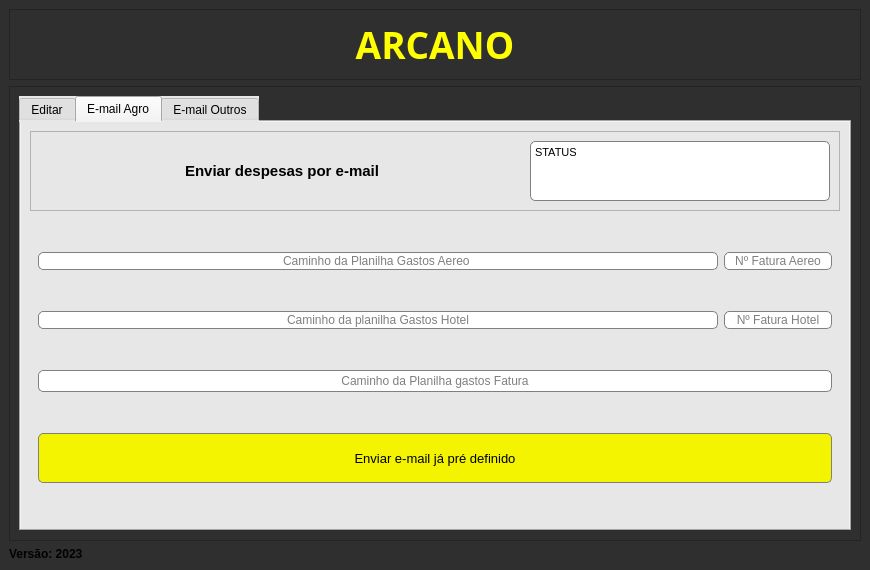
<?xml version="1.0" encoding="UTF-8"?>
<ui version="4.0">
 <class>MainWindow</class>
 <widget class="QMainWindow" name="MainWindow">
  <property name="geometry">
   <rect>
    <x>0</x>
    <y>0</y>
    <width>870</width>
    <height>570</height>
   </rect>
  </property>
  <property name="windowTitle">
   <string>Cyber Sistem</string>
  </property>
  <property name="windowIcon">
   <iconset resource="icon.qrc">
    <normaloff>:/icons/icon/launching.png</normaloff>:/icons/icon/launching.png</iconset>
  </property>
  <property name="styleSheet">
   <string notr="true">background-color: rgb(47, 47, 47);</string>
  </property>
  <widget class="QWidget" name="centralwidget">
   <layout class="QVBoxLayout" name="verticalLayout_7">
    <item>
     <widget class="QFrame" name="frame">
      <property name="minimumSize">
       <size>
        <width>0</width>
        <height>0</height>
       </size>
      </property>
      <property name="maximumSize">
       <size>
        <width>16777215</width>
        <height>80</height>
       </size>
      </property>
      <property name="font">
       <font>
        <pointsize>7</pointsize>
       </font>
      </property>
      <property name="frameShape">
       <enum>QFrame::StyledPanel</enum>
      </property>
      <property name="frameShadow">
       <enum>QFrame::Raised</enum>
      </property>
      <layout class="QGridLayout" name="gridLayout_2">
       <item row="0" column="0">
        <widget class="QLabel" name="label_2">
         <property name="maximumSize">
          <size>
           <width>50</width>
           <height>200</height>
          </size>
         </property>
         <property name="text">
          <string>&lt;html&gt;&lt;head/&gt;&lt;body&gt;&lt;p&gt;&lt;img src=&quot;:/icons/icon/launching.png&quot; width=&quot;50&quot; height=&quot;50&quot;/&gt;&lt;br/&gt;&lt;/p&gt;&lt;/body&gt;&lt;/html&gt;</string>
         </property>
         <property name="margin">
          <number>0</number>
         </property>
         <property name="indent">
          <number>4</number>
         </property>
        </widget>
       </item>
       <item row="0" column="2">
        <widget class="QLabel" name="label">
         <property name="minimumSize">
          <size>
           <width>200</width>
           <height>15</height>
          </size>
         </property>
         <property name="maximumSize">
          <size>
           <width>16777215</width>
           <height>16777215</height>
          </size>
         </property>
         <property name="font">
          <font>
           <family>Tempus Sans ITC</family>
           <pointsize>20</pointsize>
           <weight>75</weight>
           <bold>true</bold>
          </font>
         </property>
         <property name="mouseTracking">
          <bool>true</bool>
         </property>
         <property name="focusPolicy">
          <enum>Qt::WheelFocus</enum>
         </property>
         <property name="contextMenuPolicy">
          <enum>Qt::DefaultContextMenu</enum>
         </property>
         <property name="acceptDrops">
          <bool>false</bool>
         </property>
         <property name="styleSheet">
          <string notr="true">color: rgb(255, 255, 0);

</string>
         </property>
         <property name="lineWidth">
          <number>1</number>
         </property>
         <property name="text">
          <string>&lt;html&gt;&lt;head/&gt;&lt;body&gt;&lt;p align=&quot;center&quot;&gt;&lt;span style=&quot; font-size:28pt;&quot;&gt;ARCANO&lt;/span&gt;&lt;/p&gt;&lt;/body&gt;&lt;/html&gt;</string>
         </property>
         <property name="margin">
          <number>3</number>
         </property>
        </widget>
       </item>
       <item row="0" column="3">
        <widget class="QLabel" name="label_6">
         <property name="maximumSize">
          <size>
           <width>50</width>
           <height>16777215</height>
          </size>
         </property>
         <property name="text">
          <string/>
         </property>
        </widget>
       </item>
      </layout>
     </widget>
    </item>
    <item>
     <widget class="QFrame" name="frame_6">
      <property name="frameShape">
       <enum>QFrame::StyledPanel</enum>
      </property>
      <property name="frameShadow">
       <enum>QFrame::Raised</enum>
      </property>
      <layout class="QHBoxLayout" name="horizontalLayout_3">
       <item>
        <widget class="QTabWidget" name="tabWidget">
         <property name="sizePolicy">
          <sizepolicy hsizetype="Ignored" vsizetype="Expanding">
           <horstretch>0</horstretch>
           <verstretch>0</verstretch>
          </sizepolicy>
         </property>
         <property name="maximumSize">
          <size>
           <width>16777215</width>
           <height>16777215</height>
          </size>
         </property>
         <property name="styleSheet">
          <string notr="true">background-color: rgb(231, 231, 231);


</string>
         </property>
         <property name="currentIndex">
          <number>1</number>
         </property>
         <widget class="QWidget" name="editar">
          <attribute name="title">
           <string>Editar</string>
          </attribute>
          <layout class="QVBoxLayout" name="verticalLayout_2">
           <item>
            <widget class="QFrame" name="frame_2">
             <property name="styleSheet">
              <string notr="true">QTextEdit{
	background-color: rgb(255, 255, 255);
	font-family: Arial;
    color: black;
	border-radius: 5px;
	border: 1px solid gray; 
}
QLineEdit { 
	background-color: rgb(255, 255, 255);
	font-family: Arial;
    color: black;
	border: 1px solid gray; 
}

QFrame{
	border-radius: 5px;
	background-color: rgb(231, 231, 231);
	
}
QComboBox{
	background-color: rgb(255, 255, 255);
	font-family: Arial;
    color: black;
	border-radius: 5px;
	border: 1px solid gray; 
}

QTextEdit{
	background-color: rgb(255, 255, 255);
	font-family: Arial;
    color: black;
	border-radius: 5px;
	border: 1px solid gray; 
}
</string>
             </property>
             <property name="frameShape">
              <enum>QFrame::StyledPanel</enum>
             </property>
             <property name="frameShadow">
              <enum>QFrame::Raised</enum>
             </property>
             <layout class="QGridLayout" name="gridLayout_3">
              <item row="0" column="0">
               <widget class="QLineEdit" name="text_email">
                <property name="minimumSize">
                 <size>
                  <width>0</width>
                  <height>0</height>
                 </size>
                </property>
                <property name="maximumSize">
                 <size>
                  <width>16777215</width>
                  <height>22</height>
                 </size>
                </property>
                <property name="styleSheet">
                 <string notr="true">border-radius: 5px;</string>
                </property>
                <property name="alignment">
                 <set>Qt::AlignCenter</set>
                </property>
                <property name="placeholderText">
                 <string>email </string>
                </property>
               </widget>
              </item>
              <item row="1" column="0">
               <widget class="QComboBox" name="escolha_acao">
                <property name="maximumSize">
                 <size>
                  <width>16777215</width>
                  <height>22</height>
                 </size>
                </property>
                <property name="font">
                 <font>
                  <family>Arial</family>
                  <pointsize>10</pointsize>
                 </font>
                </property>
                <property name="currentText">
                 <string/>
                </property>
                <item>
                 <property name="text">
                  <string notr="true"/>
                 </property>
                </item>
                <item>
                 <property name="text">
                  <string>adicionar</string>
                 </property>
                </item>
                <item>
                 <property name="text">
                  <string>remover</string>
                 </property>
                </item>
                <item>
                 <property name="text">
                  <string>Ver e-mails cadastrados</string>
                 </property>
                </item>
               </widget>
              </item>
              <item row="2" column="0">
               <widget class="QComboBox" name="escolha_unidade">
                <property name="maximumSize">
                 <size>
                  <width>16777215</width>
                  <height>22</height>
                 </size>
                </property>
                <item>
                 <property name="text">
                  <string/>
                 </property>
                </item>
                <item>
                 <property name="text">
                  <string>edit_Nome_1_txt</string>
                 </property>
                </item>
                <item>
                 <property name="text">
                  <string>edit_Nome_2_txt</string>
                 </property>
                </item>
                <item>
                 <property name="text">
                  <string>edit_Nome_3_txt</string>
                 </property>
                </item>
               </widget>
              </item>
              <item row="3" column="0">
               <widget class="QPushButton" name="btn_consulta">
                <property name="minimumSize">
                 <size>
                  <width>0</width>
                  <height>0</height>
                 </size>
                </property>
                <property name="maximumSize">
                 <size>
                  <width>16777215</width>
                  <height>16777215</height>
                 </size>
                </property>
                <property name="font">
                 <font>
                  <pointsize>12</pointsize>
                  <weight>50</weight>
                  <italic>false</italic>
                  <bold>false</bold>
                  <underline>false</underline>
                 </font>
                </property>
                <property name="cursor">
                 <cursorShape>PointingHandCursor</cursorShape>
                </property>
                <property name="toolTip">
                 <string>&lt;html&gt;&lt;head/&gt;&lt;body&gt;&lt;p&gt;Enviar&lt;/p&gt;&lt;/body&gt;&lt;/html&gt;</string>
                </property>
                <property name="styleSheet">
                 <string notr="true">QPushButton:hover {
  background-color: #55aaff;
  border: 1px solid black;
border-radius: 5px;
}


QPushButton {
    color: #000000;
	background-color: rgb(244, 244, 0);
	border-radius: 5px;
	border: 1px solid gray; 
}
</string>
                </property>
                <property name="text">
                 <string>Editar / Consultar</string>
                </property>
               </widget>
              </item>
              <item row="4" column="0">
               <widget class="QTextEdit" name="text_consult">
                <property name="maximumSize">
                 <size>
                  <width>16777215</width>
                  <height>200</height>
                 </size>
                </property>
               </widget>
              </item>
             </layout>
            </widget>
           </item>
          </layout>
         </widget>
         <widget class="QWidget" name="email">
          <attribute name="title">
           <string>E-mail Agro</string>
          </attribute>
          <layout class="QVBoxLayout" name="verticalLayout_3">
           <item>
            <widget class="QFrame" name="frame_3">
             <property name="maximumSize">
              <size>
               <width>16777215</width>
               <height>80</height>
              </size>
             </property>
             <property name="styleSheet">
              <string notr="true">QFrame{

	background-color: rgb(231, 231, 231);

}</string>
             </property>
             <property name="frameShape">
              <enum>QFrame::StyledPanel</enum>
             </property>
             <property name="frameShadow">
              <enum>QFrame::Raised</enum>
             </property>
             <layout class="QGridLayout" name="gridLayout">
              <item row="0" column="0">
               <widget class="QLabel" name="label_3">
                <property name="maximumSize">
                 <size>
                  <width>500</width>
                  <height>500</height>
                 </size>
                </property>
                <property name="font">
                 <font>
                  <pointsize>11</pointsize>
                  <weight>75</weight>
                  <bold>true</bold>
                 </font>
                </property>
                <property name="text">
                 <string>Enviar despesas por e-mail</string>
                </property>
                <property name="alignment">
                 <set>Qt::AlignCenter</set>
                </property>
               </widget>
              </item>
              <item row="0" column="1">
               <widget class="QTextEdit" name="atualizacao">
                <property name="minimumSize">
                 <size>
                  <width>0</width>
                  <height>60</height>
                 </size>
                </property>
                <property name="maximumSize">
                 <size>
                  <width>300</width>
                  <height>60</height>
                 </size>
                </property>
                <property name="sizeIncrement">
                 <size>
                  <width>0</width>
                  <height>0</height>
                 </size>
                </property>
                <property name="baseSize">
                 <size>
                  <width>0</width>
                  <height>0</height>
                 </size>
                </property>
                <property name="styleSheet">
                 <string notr="true">QTextEdit { 
	background-color: rgb(255, 255, 255);
	font-family: Arial;
    color: black;
	border-radius: 5px;
	border: 1px solid gray; 
}</string>
                </property>
                <property name="html">
                 <string>&lt;!DOCTYPE HTML PUBLIC &quot;-//W3C//DTD HTML 4.0//EN&quot; &quot;http://www.w3.org/TR/REC-html40/strict.dtd&quot;&gt;
&lt;html&gt;&lt;head&gt;&lt;meta name=&quot;qrichtext&quot; content=&quot;1&quot; /&gt;&lt;style type=&quot;text/css&quot;&gt;
p, li { white-space: pre-wrap; }
&lt;/style&gt;&lt;/head&gt;&lt;body style=&quot; font-family:'Arial'; font-size:8.25pt; font-weight:400; font-style:normal;&quot;&gt;
&lt;p style=&quot; margin-top:0px; margin-bottom:0px; margin-left:0px; margin-right:0px; -qt-block-indent:0; text-indent:0px;&quot;&gt;STATUS&lt;/p&gt;&lt;/body&gt;&lt;/html&gt;</string>
                </property>
               </widget>
              </item>
             </layout>
            </widget>
           </item>
           <item>
            <widget class="QFrame" name="frame_5">
             <property name="styleSheet">
              <string notr="true">QLineEdit { 
	background-color: rgb(255, 255, 255);
	font-family: Arial;
    color: black;
	border-radius: 5px;
	border: 1px solid gray; 
}
QFrame{
	border-radius: 5px;
	background-color: rgb(231, 231, 231);

}</string>
             </property>
             <property name="frameShape">
              <enum>QFrame::StyledPanel</enum>
             </property>
             <property name="frameShadow">
              <enum>QFrame::Raised</enum>
             </property>
             <layout class="QGridLayout" name="gridLayout_4">
              <property name="leftMargin">
               <number>8</number>
              </property>
              <property name="topMargin">
               <number>0</number>
              </property>
              <property name="rightMargin">
               <number>8</number>
              </property>
              <property name="bottomMargin">
               <number>0</number>
              </property>
              <item row="1" column="0">
               <widget class="QLineEdit" name="planilha_2">
                <property name="maximumSize">
                 <size>
                  <width>16777215</width>
                  <height>22</height>
                 </size>
                </property>
                <property name="alignment">
                 <set>Qt::AlignCenter</set>
                </property>
                <property name="placeholderText">
                 <string>Caminho da planilha Gastos Hotel</string>
                </property>
               </widget>
              </item>
              <item row="0" column="0">
               <widget class="QLineEdit" name="planilha_1">
                <property name="sizePolicy">
                 <sizepolicy hsizetype="Expanding" vsizetype="Fixed">
                  <horstretch>20</horstretch>
                  <verstretch>0</verstretch>
                 </sizepolicy>
                </property>
                <property name="minimumSize">
                 <size>
                  <width>0</width>
                  <height>0</height>
                 </size>
                </property>
                <property name="maximumSize">
                 <size>
                  <width>16777215</width>
                  <height>22</height>
                 </size>
                </property>
                <property name="styleSheet">
                 <string notr="true">QLineEdit { 
	background-color: rgb(255, 255, 255);
	font-family: Arial;
    color: black;
}</string>
                </property>
                <property name="alignment">
                 <set>Qt::AlignCenter</set>
                </property>
                <property name="placeholderText">
                 <string>Caminho da Planilha Gastos Aereo </string>
                </property>
               </widget>
              </item>
              <item row="0" column="1">
               <widget class="QLineEdit" name="lineEdit">
                <property name="alignment">
                 <set>Qt::AlignCenter</set>
                </property>
                <property name="placeholderText">
                 <string>Nº Fatura Aereo</string>
                </property>
               </widget>
              </item>
              <item row="1" column="1">
               <widget class="QLineEdit" name="lineEdit_2">
                <property name="alignment">
                 <set>Qt::AlignCenter</set>
                </property>
                <property name="placeholderText">
                 <string>Nº Fatura Hotel</string>
                </property>
               </widget>
              </item>
              <item row="2" column="0" colspan="2">
               <widget class="QLineEdit" name="planilha_3">
                <property name="maximumSize">
                 <size>
                  <width>16777215</width>
                  <height>22</height>
                 </size>
                </property>
                <property name="alignment">
                 <set>Qt::AlignCenter</set>
                </property>
                <property name="placeholderText">
                 <string>Caminho da Planilha gastos Fatura</string>
                </property>
               </widget>
              </item>
              <item row="3" column="0" colspan="2">
               <widget class="QPushButton" name="btnExecute">
                <property name="maximumSize">
                 <size>
                  <width>16777215</width>
                  <height>50</height>
                 </size>
                </property>
                <property name="font">
                 <font>
                  <pointsize>10</pointsize>
                  <weight>50</weight>
                  <bold>false</bold>
                 </font>
                </property>
                <property name="cursor">
                 <cursorShape>PointingHandCursor</cursorShape>
                </property>
                <property name="styleSheet">
                 <string notr="true">QPushButton:hover {
  background-color: #55aaff;
  border: 1px solid black;
border-radius: 5px;
}

QPushButton {
  color: #000000;
	border: 1px solid gray; 
	background-color: rgb(244, 244, 0);
	border-radius: 5px;
}
</string>
                </property>
                <property name="text">
                 <string>Enviar e-mail já pré definido</string>
                </property>
               </widget>
              </item>
             </layout>
            </widget>
           </item>
          </layout>
         </widget>
         <widget class="QWidget" name="outros">
          <attribute name="title">
           <string>E-mail Outros</string>
          </attribute>
          <layout class="QVBoxLayout" name="verticalLayout">
           <item>
            <widget class="QFrame" name="frame_4">
             <property name="maximumSize">
              <size>
               <width>16777215</width>
               <height>80</height>
              </size>
             </property>
             <property name="frameShape">
              <enum>QFrame::StyledPanel</enum>
             </property>
             <property name="frameShadow">
              <enum>QFrame::Raised</enum>
             </property>
             <layout class="QHBoxLayout" name="horizontalLayout_2">
              <property name="leftMargin">
               <number>9</number>
              </property>
              <property name="topMargin">
               <number>9</number>
              </property>
              <property name="rightMargin">
               <number>9</number>
              </property>
              <property name="bottomMargin">
               <number>6</number>
              </property>
              <item alignment="Qt::AlignHCenter">
               <widget class="QLabel" name="label_5">
                <property name="font">
                 <font>
                  <pointsize>11</pointsize>
                  <weight>75</weight>
                  <bold>true</bold>
                 </font>
                </property>
                <property name="text">
                 <string>&lt;html&gt;&lt;head/&gt;&lt;body&gt;&lt;p&gt;Enviar despesas por e-mail&lt;/p&gt;&lt;/body&gt;&lt;/html&gt;</string>
                </property>
               </widget>
              </item>
              <item>
               <widget class="QTextEdit" name="atualizacao_2">
                <property name="minimumSize">
                 <size>
                  <width>0</width>
                  <height>60</height>
                 </size>
                </property>
                <property name="maximumSize">
                 <size>
                  <width>300</width>
                  <height>60</height>
                 </size>
                </property>
                <property name="styleSheet">
                 <string notr="true">QTextEdit { 
	background-color: rgb(255, 255, 255);
	font-family: Arial;
    color: black;
	border-radius: 5px;
	border: 1px solid gray; 
}</string>
                </property>
                <property name="html">
                 <string>&lt;!DOCTYPE HTML PUBLIC &quot;-//W3C//DTD HTML 4.0//EN&quot; &quot;http://www.w3.org/TR/REC-html40/strict.dtd&quot;&gt;
&lt;html&gt;&lt;head&gt;&lt;meta name=&quot;qrichtext&quot; content=&quot;1&quot; /&gt;&lt;style type=&quot;text/css&quot;&gt;
p, li { white-space: pre-wrap; }
&lt;/style&gt;&lt;/head&gt;&lt;body style=&quot; font-family:'Arial'; font-size:8.25pt; font-weight:400; font-style:normal;&quot;&gt;
&lt;p style=&quot; margin-top:0px; margin-bottom:0px; margin-left:0px; margin-right:0px; -qt-block-indent:0; text-indent:0px;&quot;&gt;STATUS&lt;/p&gt;&lt;/body&gt;&lt;/html&gt;</string>
                </property>
               </widget>
              </item>
             </layout>
            </widget>
           </item>
           <item>
            <widget class="QFrame" name="frame_7">
             <property name="styleSheet">
              <string notr="true">QLineEdit { 
	background-color: rgb(255, 255, 255);
	font-family: Arial;
    color: black;
	border-radius: 5px;
	border: 1px solid gray; 
}
QFrame{
	border-radius: 5px;
	background-color: rgb(231, 231, 231);

}</string>
             </property>
             <property name="frameShape">
              <enum>QFrame::StyledPanel</enum>
             </property>
             <property name="frameShadow">
              <enum>QFrame::Raised</enum>
             </property>
             <layout class="QVBoxLayout" name="verticalLayout_9">
              <item>
               <widget class="QLineEdit" name="planilha_telmac">
                <property name="maximumSize">
                 <size>
                  <width>16777215</width>
                  <height>22</height>
                 </size>
                </property>
                <property name="styleSheet">
                 <string notr="true">QLineEdit { 
	background-color: rgb(255, 255, 255);
	font-family: Arial;
    color: black;
}</string>
                </property>
                <property name="alignment">
                 <set>Qt::AlignCenter</set>
                </property>
                <property name="placeholderText">
                 <string>Caminho da Planilha 1</string>
                </property>
               </widget>
              </item>
              <item>
               <widget class="QLineEdit" name="planilha_fparts">
                <property name="maximumSize">
                 <size>
                  <width>16777215</width>
                  <height>22</height>
                 </size>
                </property>
                <property name="alignment">
                 <set>Qt::AlignCenter</set>
                </property>
                <property name="placeholderText">
                 <string>Caminho da Planilha 2</string>
                </property>
               </widget>
              </item>
              <item>
               <widget class="QLineEdit" name="planilha_rsg">
                <property name="maximumSize">
                 <size>
                  <width>16777215</width>
                  <height>22</height>
                 </size>
                </property>
                <property name="alignment">
                 <set>Qt::AlignCenter</set>
                </property>
                <property name="placeholderText">
                 <string>Caminho da Planilha 3</string>
                </property>
               </widget>
              </item>
              <item>
               <widget class="QPushButton" name="btn_send_email">
                <property name="maximumSize">
                 <size>
                  <width>16777215</width>
                  <height>50</height>
                 </size>
                </property>
                <property name="font">
                 <font>
                  <pointsize>10</pointsize>
                  <weight>50</weight>
                  <bold>false</bold>
                 </font>
                </property>
                <property name="cursor">
                 <cursorShape>PointingHandCursor</cursorShape>
                </property>
                <property name="styleSheet">
                 <string notr="true">QPushButton:hover {
  background-color: #55aaff;
  border: 1px solid black;
border-radius: 5px;
}

QPushButton {
  color: #000000;
	border: 1px solid gray; 
	background-color: rgb(244, 244, 0);
	border-radius: 5px;
}
</string>
                </property>
                <property name="text">
                 <string>Enviar e-mail já pré definido</string>
                </property>
               </widget>
              </item>
             </layout>
            </widget>
           </item>
          </layout>
         </widget>
        </widget>
       </item>
      </layout>
     </widget>
    </item>
    <item>
     <widget class="QLabel" name="label_4">
      <property name="font">
       <font>
        <weight>75</weight>
        <bold>true</bold>
       </font>
      </property>
      <property name="text">
       <string>Versão: 2023</string>
      </property>
     </widget>
    </item>
   </layout>
  </widget>
 </widget>
 <resources>
  <include location="icon.qrc"/>
 </resources>
 <connections/>
</ui>
